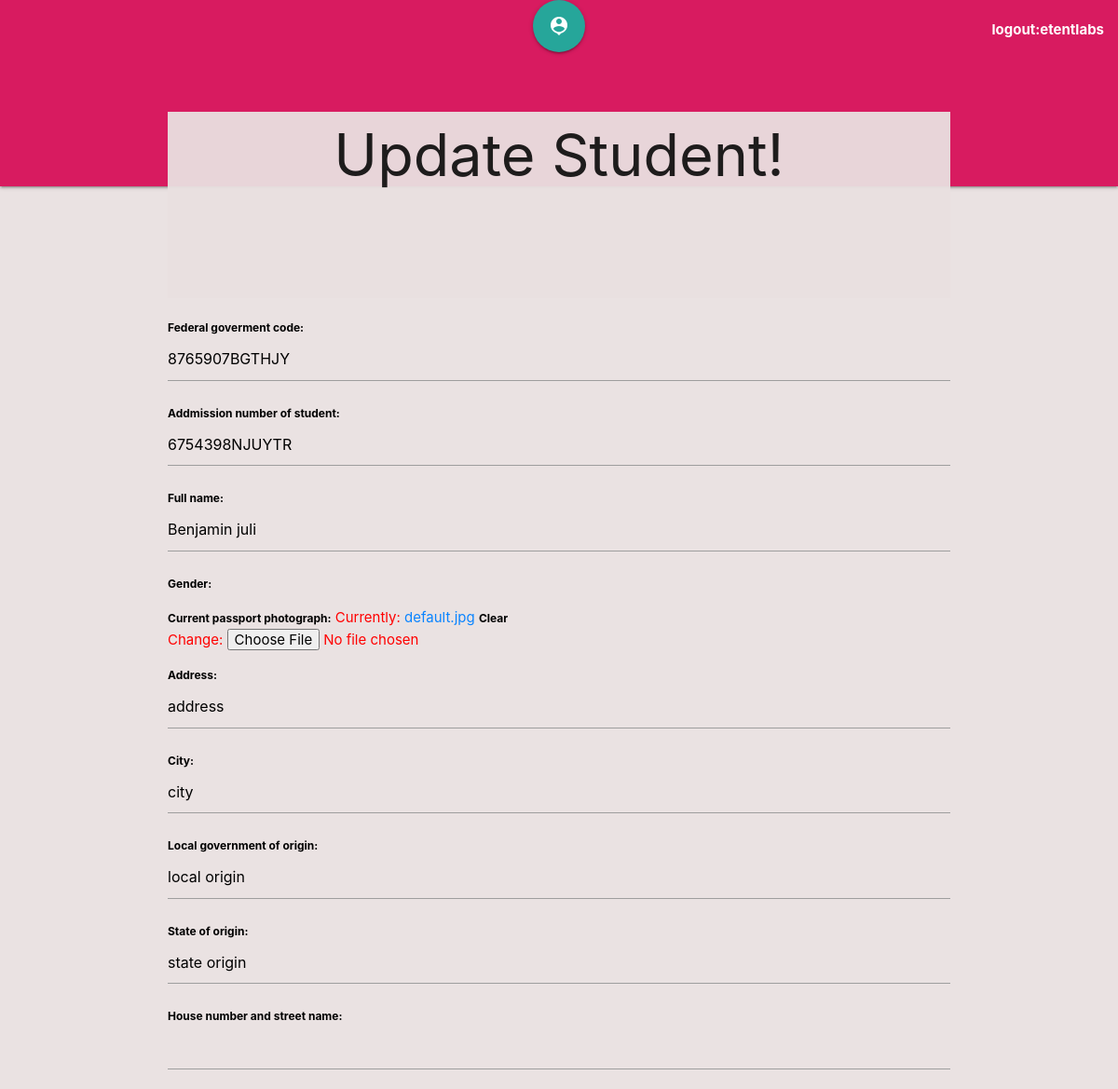
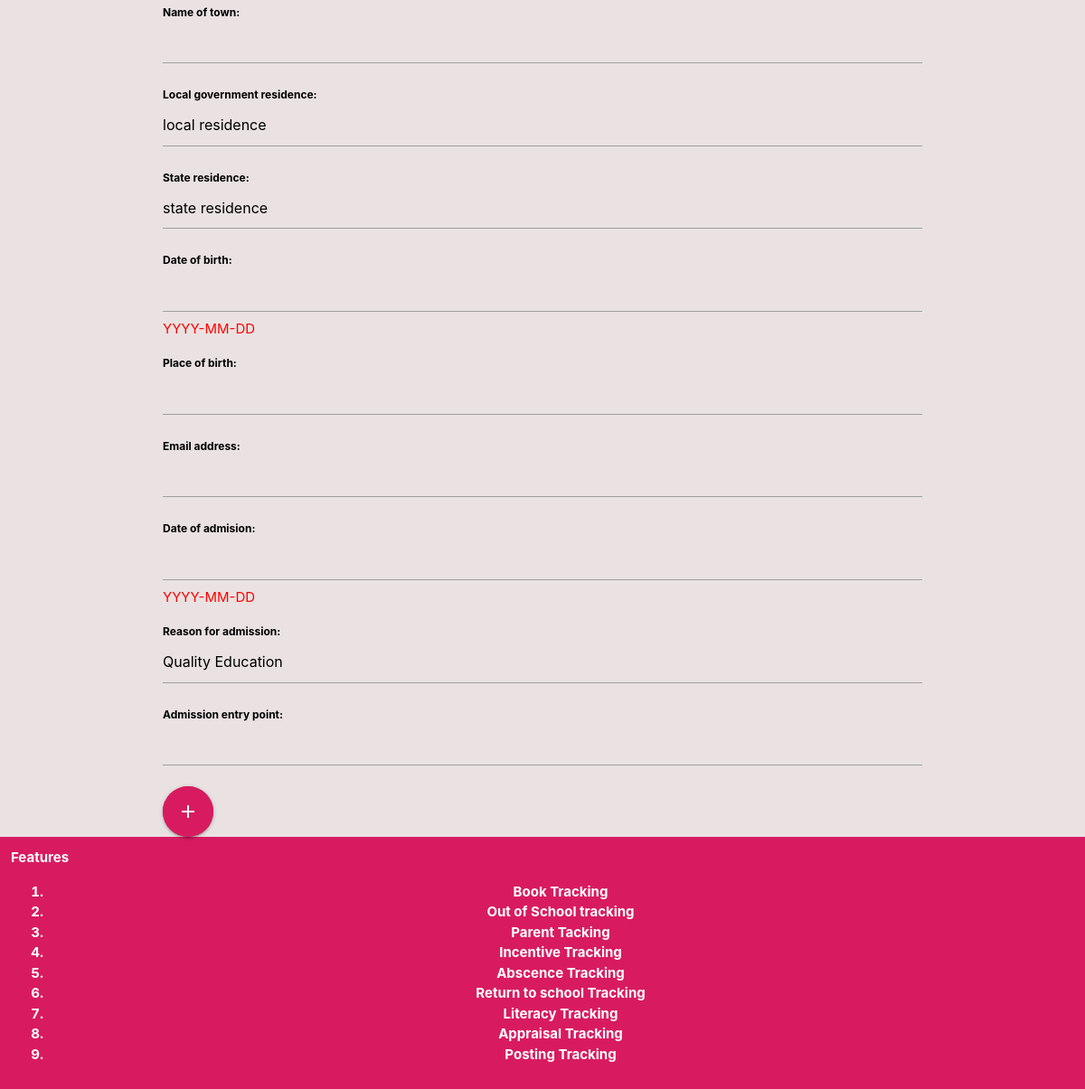
The app's page /update/3/benjamin-juli (signed in) with its own data (2 pictures, top to bottom).
### app/models.py (models this page shows, shortened)
class Student(models.Model):
    GENDER = (
        ('M', 'Male'),
        ('F', 'Female'),
    )
    created_by = models.ForeignKey(User, on_delete=models.CASCADE)
    federal_goverment_code = models.CharField(max_length=300, blank=True, null=True)
    addmission_number_of_student = models.CharField(max_length=300, blank=True, null=True)
    full_name = models.CharField(max_length=300)
    slug = models.SlugField(max_length=300, verbose_name = "slug")
    gender = models.CharField(max_length=1, choices=GENDER, blank=True, null=True)
    current_passport_photograph = models.ImageField(default='default.jpg',
                         blank=True, null=True)
    address = models.CharField(max_length=200, default='address',
                         blank=True, null=True)
    city = models.CharField(max_length=100, default='city',
                         blank=True, null=True)
    local_government_of_origin = models.CharField(max_length=20,
                         null=True, blank=True, default='local origin')
    state_of_origin = models.CharField(max_length=20, null=True, blank=True,
                        default='state origin')
    house_number_and_street_name = models.CharField(max_length=300,
                            blank=True, null=True)
    name_of_town = models.CharField(max_length=300, blank=True, null=True)
    local_government_residence = models.CharField(max_length=20,
                        default='local residence', blank=True, null=True)
    state_residence = models.CharField(max_length=20, null=True,
                        default='state residence', blank=True)
    date_of_birth = models.DateField( blank=True, null=True, help_text="YYYY-MM-DD")
    place_of_birth = models.CharField(max_length=300, blank=True, null=True)
    email_address = models.CharField(max_length=300, blank=True, null=True)
    date_of_admision = models.DateField(max_length=300, blank=True, null=True, help_text="YYYY-MM-DD")
    reason_for_admission = models.CharField(max_length=300, blank=True, null=True)
    admission_entry_point = models.CharField(max_length=300, blank=True, null=True)

### app/views.py (the view)
# urls.py: path('update/<int:pk>/<slug:slug>', UpdateStudentFormView.as_view(),
class UpdateStudentFormView(LoginRequiredMixin, UpdateView):
        model = Student # The model is required alongside the "form_class"
        pk_url_kwarg = 'pk'
        slug_url_kwarg = 'slug'
        query_pk_and_slug = True
        template_name = 'student/update.html'
        form_class = StudentForm
        success_url = 'student:home'
        login_url = 'login'
        permission_denied_message = 'you must be logged in to update user'

### app/forms.py
class StudentForm(ModelForm):
    class Meta:
        model = Student
        exclude = ['created_by', 'slug']

### app/templates/student/update.html (shortened to what this page needs)
{% extends "base.html" %}
  {% block heading %}
    <div class="container">
      <h1>Update  Student!</h1>
    </div>
  {% endblock heading %}
  {% block content %}
    <div class="container">
         <form action="" method="post">
            {{ form.as_p }}
            <button class="btn-floating btn-large pulse pink darken-1"> <i class="material-icons">add</i></a></button>
        </form>
    </div>
  {% endblock content %}

### app/templates/base.html (shortened to what this page needs)
<!doctype html>
<html lang="en">
  <head>
    <link rel="stylesheet" href="https://cdnjs.cloudflare.com/ajax/libs/materialize/1.0.0/css/materialize.min.css">
    <link rel="stylesheet" href="https://cdnjs.cloudflare.com/ajax/libs/jqueryui/1.12.1/jquery-ui.css">
  {% load  static %}
  <link rel="stylesheet" href="{% static 'css/style.css' %}">
  </head>
  <body>
  <nav class="nav-background-image">
    <div class="nav-wrapper pink darken-1 ">
      <a href="{% url 'student:home' %}" class="brand-logo btn-floating btn-large center pink-darken-1"><i class="material-icons">person_pin</i></a>
      <ul id="nav-mobile" class="right hide-on-med-and-down">
      {% if user.is_authenticated %}
      <li><a href="{% url 'logout' %}">logout:{{request.user.username}}</a></li>
      {% else %}
        <li><a href="{% url 'login' %}">login</a></li>
        <li><a href="{% url 'student:signup' %}">Signup</a></li>
      {% endif %}
      </ul>
    </div>
  </nav>
  {% block heading %}{% endblock heading %}
  {% block content %}{% endblock content %}
{% block footer %}
  <footer >
  <div class="nav-wrapper pink darken-1">
    Features
    <ol class="center" >
    <li>Book Tracking</li>
    <li>Out of School tracking</li>
    <li>Parent Tacking</li>
    <li>Incentive Tracking</li>
    <li>Abscence Tracking</li>
    <li>Return to school Tracking</li>
    <li>Literacy Tracking</li>
    <li>Appraisal Tracking</li>
    <li>Posting Tracking</li>
    </ol>
    </div>
  </footer>
{% endblock footer %}
  </body>
</html>

### app/static/css/style.css (style rules this page uses)
html { box-sizing: border-box; }
*, *::before, *::after { box-sizing: inherit; }
body { background-color: rgba(233, 225, 225, 0.945); font-family: -apple-system, BlinkMacSystemFont, "segoe ui", "helvetica neue", helvetica, ubuntu, roboto, noto, arial, sans-serif; margin: 0; }
a { color: #0a84ff; text-decoration: none; }
nav { height: 200px; }
span { display: block; color: red; }
p { display: block; color: red; }
nav ul li a { font-weight: bold; }
div h1 { text-align: center; margin: -80px 0px 20px 0px; font-weight: normal; position: relative; background-color:rgba(233, 225, 225, 0.945); height: 200px; padding: 12px; }
div form label { color: black; font-weight: bold; }
footer { width: 100%; height: 100%; }
footer div { font-size: normal; padding: 12px; font-weight: bold; color: white; text-justify: newspaper; }

### records on screen
Student: federal_goverment_code "8765907BGTHJY", addmission_number_of_student "6754398NJUYTR", full_name "Benjamin juli", address "address", city "city", local_government_of_origin "local origin", state_of_origin "state origin", local_government_residence "local residence", state_residence "state residence", reason_for_admission "Quality Education"

### other values on screen
{{ request.user.username }} "etentlabs"
